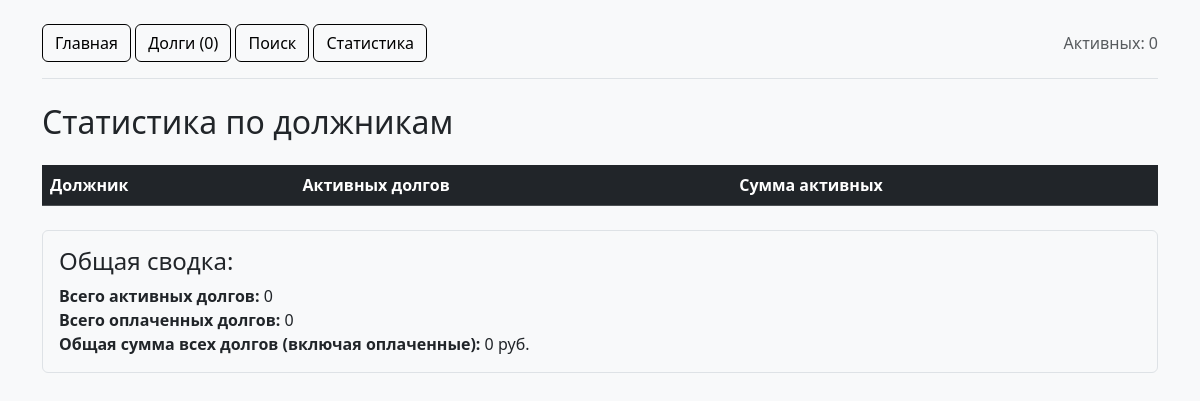
Page /debts/stats/ on the earlier database version.
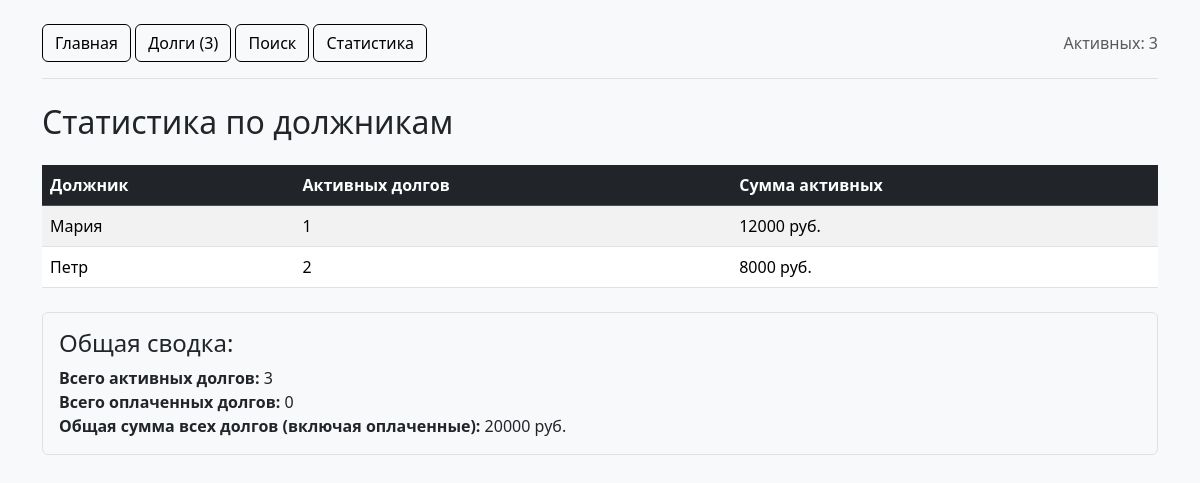
Same page on the later database version.
### debtors/models.py (models this page shows, shortened)
class Debtor(models.Model):
    name = models.CharField(max_length=200, verbose_name="Имя")
    phone = models.CharField(max_length=20, verbose_name="Телефон")
    slug = models.SlugField(max_length=200, unique=True, blank=True, editable=False)
    class Meta:
        verbose_name = "Должник"
        verbose_name_plural = "Должники"

### debts/views.py (the view)
# urls.py: path('stats/', views.debt_stats, name='stats'),
def debt_stats(request):
    debtors_stats = Debtor.objects.annotate(
        total_amount=Sum('debts__amount', filter=Q(debts__status=Debt.Status.ACTIVE)),
        debt_count=Count('debts', filter=Q(debts__status=Debt.Status.ACTIVE))
    ).order_by('-total_amount')
    total_all = Debt.objects.aggregate(total=Sum('amount'))['total'] or 0
    active_count = Debt.objects.active().count()
    paid_count = Debt.objects.paid().count()
    context = {
        'statistics': debtors_stats,
        'total_all': total_all,
        'active_count': active_count,
        'paid_count': paid_count,
    }
    return render(request, 'debts/stats.html', context)

### debts/context_processors.py (called while the page is built)
def debt_context(request):
    return {
        "site_name": "Долговой трекер",
        "total_debts": Debt.objects.count(),
        "active_debts_count": Debt.objects.active().count(),
    }

### debts/models.py (called while the page is built)
    def active(self):
        return self.filter(status=self.model.Status.ACTIVE)

    def paid(self):
        return self.filter(status=self.model.Status.PAID)

### debts/templates/debts/stats.html (shortened to what this page needs)
{% extends "base.html" %}
{% block content %}
<h2 class="mb-4">Статистика по должникам</h2>
<table class="table table-striped">
    <thead class="table-dark">
        <tr>
            <th>Должник</th>
            <th>Активных долгов</th>
            <th>Сумма активных</th>
        </tr>
    </thead>
    <tbody>
        {% for stat in statistics %}
        <tr>
            <td>{{ stat.name }}</td>
            <td>{{ stat.debt_count }}</td>
            <td>{{ stat.total_amount|default:0 }} руб.</td>
        </tr>
        {% endfor %}
    </tbody>
</table>
<div class="mt-4 p-3 bg-light border rounded">
    <h4>Общая сводка:</h4>
    <p class="mb-0"><strong>Всего активных долгов:</strong> {{ active_count }}</p>
    <p class="mb-0"><strong>Всего оплаченных долгов:</strong> {{ paid_count }}</p>
    <p class="mb-0"><strong>Общая сумма всех долгов (включая оплаченные):</strong> {{ total_all }} руб.</p>
</div>
{% endblock %}

Differences in the rows shown:
added Debtor: name "Мария", debt_count "1", total_amount "12000"
added Debtor: name "Петр", debt_count "2", total_amount "8000"
Other differences:
{{ total_debts }}: "0" → "3"
{{ active_debts_count }}: "0" → "3"
{{ active_count }}: "0" → "3"
{{ total_all }}: "0" → "20000"
